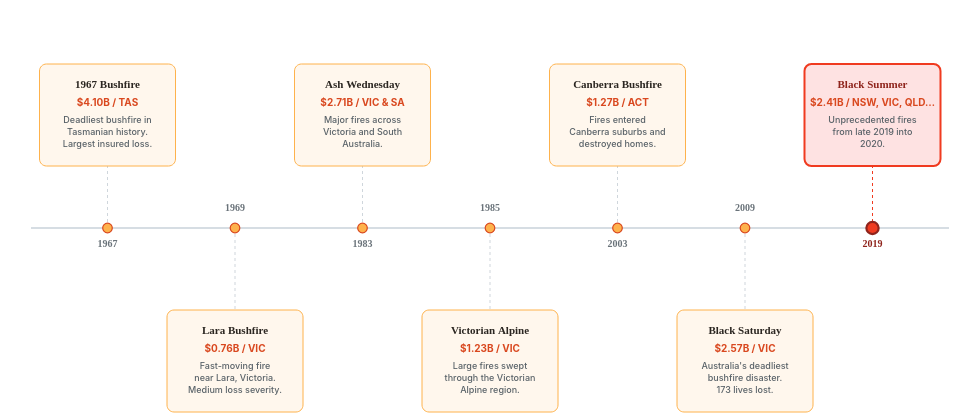

Write the Vega-Lite specification saved for this chart.
### Vega specification from a JSON file in a GitHub repository (floating-point values rounded to 4 significant figures)
{"$schema": "https://vega.github.io/schema/vega/v5.json", "description": "Timeline of major Australian bushfire events and normalised insured losses.", "width": 980, "height": 420, "padding": {"top": 18, "bottom": 28, "left": 30, "right": 30}, "autosize": {"type": "fit", "contains": "padding", "resize": true}, "background": "#ffffff", "signals": [{"name": "hoveredYear", "value": null, "on": [{"events": "@event_card_hit:mouseover", "update": "datum.year"}, {"events": "@event_point_hit:mouseover", "update": "datum.year"}, {"events": "@event_card_hit:mouseout", "update": "null"}, {"events": "@event_point_hit:mouseout", "update": "null"}]}], "data": [{"name": "events", "values": [{"year": 1967, "name": "1967 Bushfire", "state": "TAS", "loss": 4.1, "lossLabel": "$4.10B", "description": "Deadliest bushfire in\nTasmanian history.\nLargest insured loss.", "tooltipDescription": "Deadliest bushfire in Tasmanian history. Largest normalised insured loss in the dataset.", "side": "top", "highlight": false}, {"year": 1969, "name": "Lara Bushfire", "state": "VIC", "loss": 0.76, "lossLabel": "$0.76B", "description": "Fast-moving fire\nnear Lara, Victoria.\nMedium loss severity.", "tooltipDescription": "Fast-moving fire near Lara, Victoria, killing 17 people in under an hour.", "side": "bottom", "highlight": false}, {"year": 1983, "name": "Ash Wednesday", "state": "VIC & SA", "loss": 2.71, "lossLabel": "$2.71B", "description": "Major fires across\nVictoria and South\nAustralia.", "tooltipDescription": "Fires across Victoria and South Australia on 16 February 1983. One of the largest normalised insured losses.", "side": "top", "highlight": false}, {"year": 1985, "name": "Victorian Alpine", "state": "VIC", "loss": 1.23, "lossLabel": "$1.23B", "description": "Large fires swept\nthrough the Victorian\nAlpine region.", "tooltipDescription": "Large bushfires swept through the Victorian Alpine region in early 1985.", "side": "bottom", "highlight": false}, {"year": 2003, "name": "Canberra Bushfire", "state": "ACT", "loss": 1.27, "lossLabel": "$1.27B", "description": "Fires entered\nCanberra suburbs and\ndestroyed homes.", "tooltipDescription": "Fires entered Canberra's suburbs, destroying over 500 homes and killing 4 people.", "side": "top", "highlight": false}, {"year": 2009, "name": "Black Saturday", "state": "VIC", "loss": 2.57, "lossLabel": "$2.57B", "description": "Australia's deadliest\nbushfire disaster.\n173 lives lost.", "tooltipDescription": "Australia's deadliest bushfire disaster. 173 lives lost on 7 February 2009.", "side": "bottom", "highlight": false}, {"year": 2019, "name": "Black Summer", "state": "NSW, VIC, QLD, SA", "loss": 2.41, "lossLabel": "$2.41B", "description": "Unprecedented fires\nfrom late 2019 into\n2020.", "tooltipDescription": "Unprecedented fires burned across southeast Australia from late 2019 into 2020.", "side": "top", "highlight": true}]}], "scales": [{"name": "x", "type": "point", "domain": {"data": "events", "field": "year"}, "range": "width", "padding": 0.6}], "marks": [{"type": "rule", "encode": {"enter": {"x": {"value": 0}, "x2": {"signal": "width"}, "y": {"value": 210}, "stroke": {"value": "#d6dde3"}, "strokeWidth": {"value": 2}}}}, {"type": "rule", "from": {"data": "events"}, "encode": {"enter": {"x": {"scale": "x", "field": "year"}, "y": {"value": 210}, "y2": {"signal": "datum.side === 'top' ? 148 : 292"}, "strokeDash": {"value": [3, 3]}}, "update": {"stroke": {"signal": "datum.highlight ? '#f03b20' : '#cfd6dc'"}, "strokeWidth": {"signal": "hoveredYear === datum.year ? 1.8 : 1"}, "opacity": {"signal": "hoveredYear === null || hoveredYear === datum.year ? 1 : 0.35"}}}}, {"type": "rect", "from": {"data": "events"}, "encode": {"enter": {"x": {"scale": "x", "field": "year", "offset": -68}, "y": {"signal": "datum.side === 'top' ? 46 : 292"}, "width": {"value": 136}, "height": {"value": 102}, "cornerRadius": {"value": 7}}, "update": {"fill": {"signal": "datum.highlight ? '#fee2e2' : '#fff7ed'"}, "stroke": {"signal": "datum.highlight ? '#f03b20' : '#feb24c'"}, "strokeWidth": {"signal": "datum.highlight || hoveredYear === datum.year ? 2 : 1"}, "opacity": {"signal": "hoveredYear === null || hoveredYear === datum.year ? 1 : 0.45"}}}}, {"type": "text", "from": {"data": "events"}, "encode": {"enter": {"x": {"scale": "x", "field": "year"}, "y": {"signal": "datum.side === 'top' ? 61 : 307"}, "text": {"field": "name"}, "align": {"value": "center"}, "baseline": {"value": "top"}, "font": {"value": "Outfit"}, "fontSize": {"value": 11}, "fontWeight": {"value": 800}, "limit": {"value": 125}}, "update": {"fill": {"signal": "datum.highlight ? '#8f241c' : '#2B2621'"}, "opacity": {"signal": "hoveredYear === null || hoveredYear === datum.year ? 1 : 0.45"}}}}, {"type": "text", "from": {"data": "events"}, "encode": {"enter": {"x": {"scale": "x", "field": "year"}, "y": {"signal": "datum.side === 'top' ? 80 : 326"}, "text": {"signal": "datum.lossLabel + ' / ' + datum.state"}, "align": {"value": "center"}, "baseline": {"value": "top"}, "font": {"value": "Inter"}, "fontSize": {"value": 10}, "fontWeight": {"value": 700}, "fill": {"value": "#d9481f"}, "limit": {"value": 128}}, "update": {"opacity": {"signal": "hoveredYear === null || hoveredYear === datum.year ? 1 : 0.45"}}}}, {"type": "text", "from": {"data": "events"}, "encode": {"enter": {"x": {"scale": "x", "field": "year"}, "y": {"signal": "datum.side === 'top' ? 98 : 344"}, "text": {"field": "description"}, "align": {"value": "center"}, "baseline": {"value": "top"}, "font": {"value": "Inter"}, "fontSize": {"value": 9}, "fontWeight": {"value": 500}, "fill": {"value": "#596268"}, "lineBreak": {"value": "\n"}, "lineHeight": {"value": 12}, "limit": {"value": 126}}, "update": {"opacity": {"signal": "hoveredYear === null || hoveredYear === datum.year ? 1 : 0.45"}}}}, {"type": "symbol", "from": {"data": "events"}, "encode": {"enter": {"x": {"scale": "x", "field": "year"}, "y": {"value": 210}, "shape": {"value": "circle"}}, "update": {"size": {"signal": "datum.highlight || hoveredYear === datum.year ? 150 : 92"}, "fill": {"signal": "datum.highlight ? '#f03b20' : '#feb24c'"}, "stroke": {"signal": "datum.highlight ? '#8f241c' : '#d9481f'"}, "strokeWidth": {"signal": "datum.highlight || hoveredYear === datum.year ? 2.2 : 1.2"}, "opacity": {"signal": "hoveredYear === null || hoveredYear === datum.year ? 1 : 0.38"}}}}, {"type": "text", "from": {"data": "events"}, "encode": {"enter": {"x": {"scale": "x", "field": "year"}, "y": {"signal": "datum.side === 'top' ? 226 : 190"}, "text": {"signal": "datum.year + ''"}, "align": {"value": "center"}, "baseline": {"value": "middle"}, "font": {"value": "Outfit"}, "fontSize": {"value": 10}, "fontWeight": {"value": 800}}, "update": {"fill": {"signal": "datum.highlight ? '#8f241c' : '#6a737a'"}, "opacity": {"signal": "hoveredYear === null || hoveredYear === datum.year ? 1 : 0.45"}}}}, {"name": "event_card_hit", "type": "rect", "from": {"data": "events"}, "encode": {"enter": {"x": {"scale": "x", "field": "year", "offset": -68}, "y": {"signal": "datum.side === 'top' ? 46 : 292"}, "width": {"value": 136}, "height": {"value": 102}, "fill": {"value": "#ffffff"}, "fillOpacity": {"value": 0.001}, "cursor": {"value": "pointer"}, "tooltip": {"signal": "{'Event': datum.name, 'Year': datum.year, 'State': datum.state, 'Normalised insured loss': datum.lossLabel, 'Note': datum.tooltipDescription}"}}}}, {"name": "event_point_hit", "type": "symbol", "from": {"data": "events"}, "encode": {"enter": {"x": {"scale": "x", "field": "year"}, "y": {"value": 210}, "shape": {"value": "circle"}, "size": {"value": 650}, "fill": {"value": "#ffffff"}, "fillOpacity": {"value": 0.001}, "strokeOpacity": {"value": 0}, "cursor": {"value": "pointer"}, "tooltip": {"signal": "{'Event': datum.name, 'Year': datum.year, 'State': datum.state, 'Normalised insured loss': datum.lossLabel, 'Note': datum.tooltipDescription}"}}}}]}
